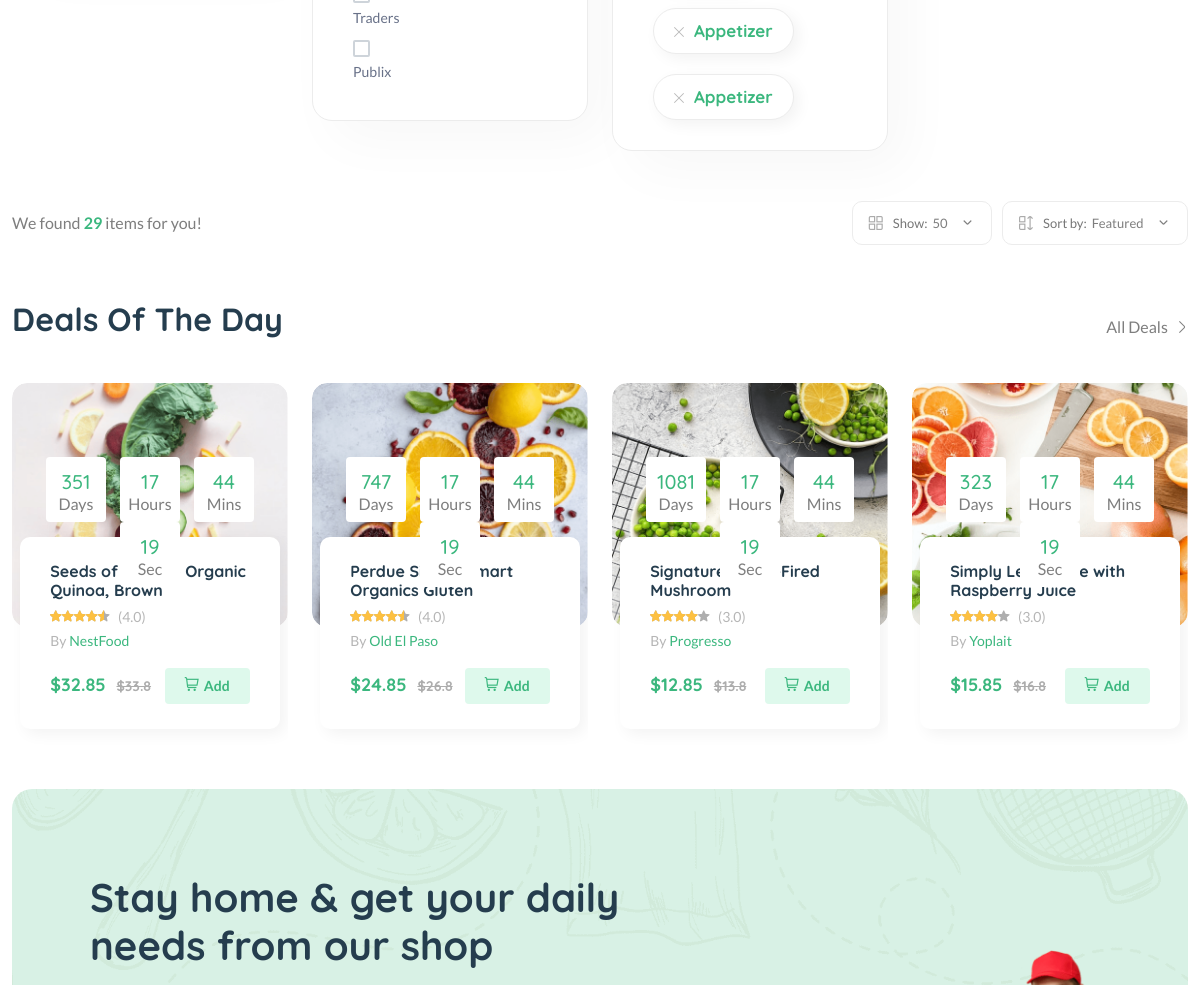
Before: /product/ (middle part) with the older database file.
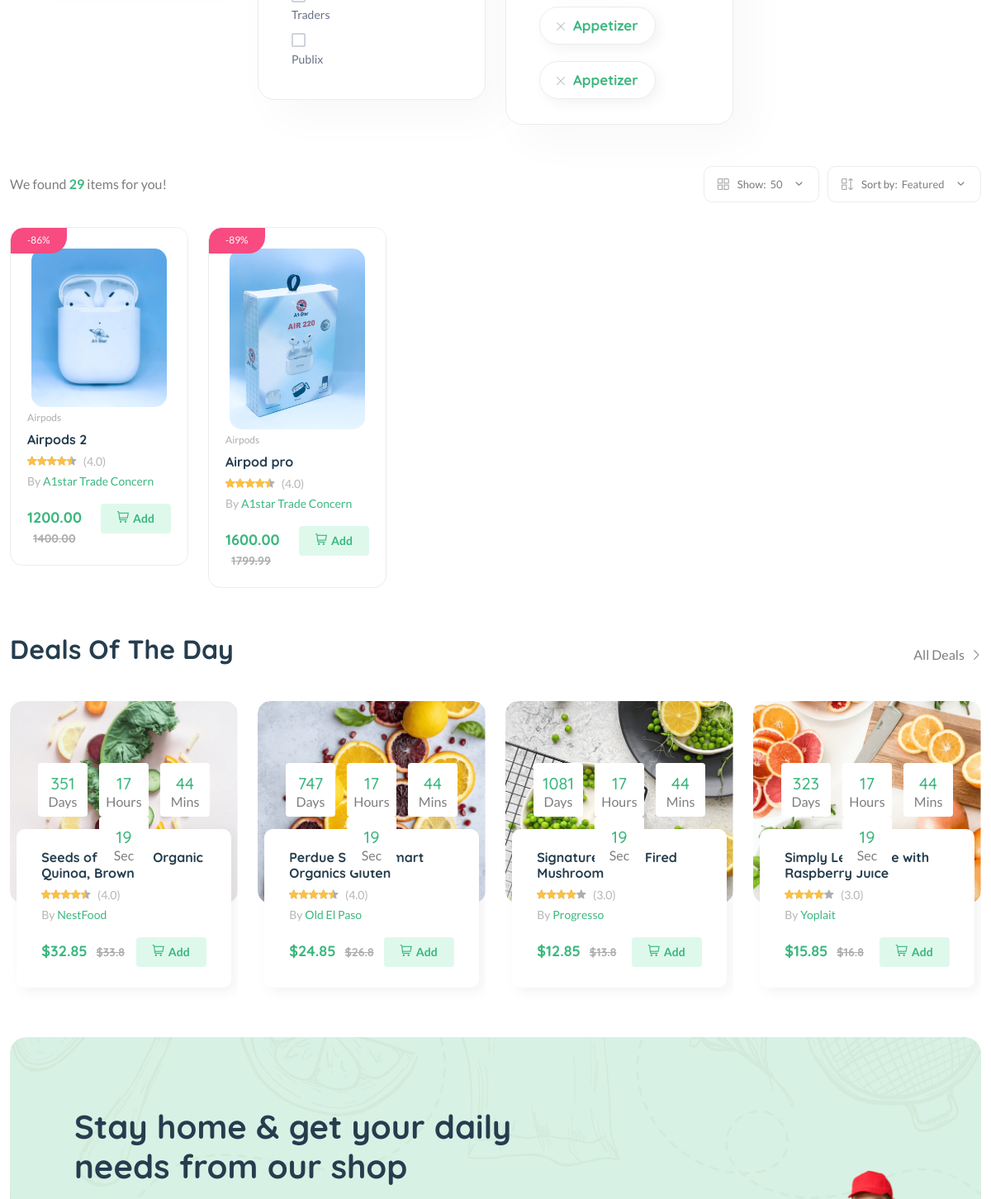
After: the same page with the newer database file.
### core/models.py (models this page shows, shortened)
class Product(models.Model):
    pid = ShortUUIDField(unique=True, length=10, max_length=20, alphabet="abcdefgh12345")
    user = models.ForeignKey(User, on_delete=models.SET_NULL, null=True)
    category = models.ForeignKey(Category, on_delete=models.SET_NULL, null=True, related_name="category")
    vendor = models.ForeignKey(Vendor, on_delete=models.SET_NULL, null=True, related_name="product")
    title = models.CharField(max_length=100, default="Fresh Pear")
    image = models.ImageField(upload_to=user_directory_path, default="product.jpg")
    description = models.TextField(null=True, blank=True, default="This is the product")
    price = models.DecimalField(max_digits=99999999999999, decimal_places=2, default="1.99")
    old_price = models.DecimalField(max_digits=99999999999999, decimal_places=2, default="2.99")
    specifications = models.TextField(null=True, blank=True)
    product_status = models.CharField(choices=STATUS, max_length=10, default="in_review")
    status = models.BooleanField(default=True)
    in_stock = models.BooleanField(default=True)
    featured = models.BooleanField(default=False)
    digital = models.BooleanField(default=False)
    sku = ShortUUIDField(unique=True, length=4, max_length=10, prefix="sku", alphabet="1234567890")
    date = models.DateTimeField(auto_now_add=True)
    updated = models.DateTimeField(null=True, blank=True)
    class Meta:
        verbose_name_plural = "Products"
    def get_precentage(self):
        new_price = (self.price / self.old_price) * 100
        return new_price

class Category(models.Model):
    cid = ShortUUIDField(unique=True, length=10, max_length=20, prefix="cat", alphabet="abcdefgh12345")
    title = models.CharField(max_length=100, default="Food")
    image = models.ImageField(upload_to="category", default="category.jpg")
    class Meta:
        verbose_name_plural = "Categories"

class Vendor(models.Model):
    vid = ShortUUIDField(unique=True, length=10, max_length=20, prefix="ven", alphabet="abcdefgh12345")
    title = models.CharField(max_length=100, default="A1star")
    image = models.ImageField(upload_to=user_directory_path, default="vendor.jpg")
    cover_image = models.ImageField(upload_to=user_directory_path, default="vendor.jpg")
    description = models.TextField(null=True, blank=True, default="An Amazing Vendor")
    address = models.CharField(max_length=100, default="123 Main Street.")
    contact = models.CharField(max_length=100, default="+123 (456) 789")
    chat_resp_time = models.CharField(max_length=100, default="100")
    shipping_on_time = models.CharField(max_length=100, default="100")
    authentic_rating = models.CharField(max_length=100, default="100")
    days_return = models.CharField(max_length=100, default="100")
    warranty_period = models.CharField(max_length=100, default="100")
    user = models.ForeignKey(User, on_delete=models.SET_NULL, null=True)
    date = models.DateTimeField(auto_now_add=True, null=True, blank=True)
    class Meta:
        verbose_name_plural = "Vendors"

### core/views.py (the view)
# urls.py: path("product/", product_list_view, name='product-list'),
def product_list_view(request):
    products = Product.objects.filter(product_status="published")
    context = {
        "products":products,
    }
    return render(request, 'core/product-list.html', context)

### templates/core/product-list.html (shortened to what the changed rows need)
{% extends "partials/base.html" %}
{% load static %}
{% block content %}
    <main class="main">
        <div class="container mb-30 mt-30">
            <div class="row">
                <div class="col-12">
                    <div class="row product-grid">
                        {% for p in products %}
                                    <div class="col-lg-1-5 col-md-4 col-12 col-sm-6">
                                        <div class="product-cart-wrap mb-30">
                                            <div class="product-img-action-wrap">
                                                <div class="product-img product-img-zoom">
                                                    <a href="shop-product-right.html">
                                                        <img class="default-img" src="{{ p.image.url }}" alt="" />
                                                    </a>
                                                </div>
                                                <div class="product-badges product-badges-position product-badges-mrg">
                                                    <span class="hot">-{{p.get_precentage|floatformat:0}}%</span>
                                                </div>
                                            </div>
                                            <div class="product-content-wrap">
                                                <div class="product-category">
                                                    <a href="shop-grid-right.html">{{ p.category.title }}</a>
                                                </div>
                                                <h2><a href="shop-product-right.html">{{ p.title }}</a></h2>
                                                <div class="product-rate-cover">
                                                    <div class="product-rate d-inline-block">
                                                        <div class="product-rating" style="width: 90%"></div>
                                                    </div>
                                                    <span class="font-small ml-5 text-muted"> (4.0)</span>
                                                </div>
                                                <div>
                                                    <span class="font-small text-muted">By <a href="vendor-details-1.html">{{ p.vendor.title }}</a></span>
                                                </div>
                                                <div class="product-card-bottom">
                                                    <div class="product-price">
                                                        <span>{{ p.price }}</span>
                                                        <span class="old-price">{{ p.old_price }}</span>
                                                    </div>
                                                    <div class="add-cart">
                                                        <a class="add" href="shop-cart.html"><i class="fi-rs-shopping-cart mr-5"></i>Add </a>
                                                    </div>
                                                </div>
                                            </div>
                                        </div>
                                    </div>
                            {% endfor %}
                    </div>
                    <section class="section-padding pb-5">
                        <div class="row">
                            <div class="col-xl-3 col-lg-4 col-md-6">
                                <div class="product-cart-wrap style-2">
                                    <div class="product-content-wrap">
                                        <div class="deals-content">
                                            <h2><a href="shop-product-right.html">Seeds of Change Organic Quinoa, Brown</a></h2>
                                        </div>
                                    </div>
                                </div>
                            </div>
                            <div class="col-xl-3 col-lg-4 col-md-6">
                                <div class="product-cart-wrap style-2">
                                    <div class="product-content-wrap">
                                        <div class="deals-content">
                                            <h2><a href="shop-product-right.html">Perdue Simply Smart Organics Gluten</a></h2>
                                        </div>
                                    </div>
                                </div>
                            </div>
                            <div class="col-xl-3 col-lg-4 col-md-6 d-none d-lg-block">
                                <div class="product-cart-wrap style-2">
                                    <div class="product-content-wrap">
                                        <div class="deals-content">
                                            <h2><a href="shop-product-right.html">Signature Wood-Fired Mushroom</a></h2>
                                        </div>
                                    </div>
                                </div>
                            </div>
                            <div class="col-xl-3 col-lg-4 col-md-6 d-none d-xl-block">
                                <div class="product-cart-wrap style-2">
                                    <div class="product-content-wrap">
                                        <div class="deals-content">
                                            <h2><a href="shop-product-right.html">Simply Lemonade with Raspberry Juice</a></h2>
                                        </div>
                                    </div>
                                </div>
                            </div>
                        </div>
                    </section>
                </div>
            </div>
        </div>
    </main>
{% endblock content %}

Changed rows visible on the page:
now on this page (row edited): Product: image (picture), get_precentage "86", category "Airpods", title "Airpods 2", vendor "A1star Trade Concern", price "1200.00", old_price "1400.00"
added Product: image (picture), get_precentage "89", category "Airpods", title "Airpod pro", vendor "A1star Trade Concern", price "1600.00", old_price "1799.99"
